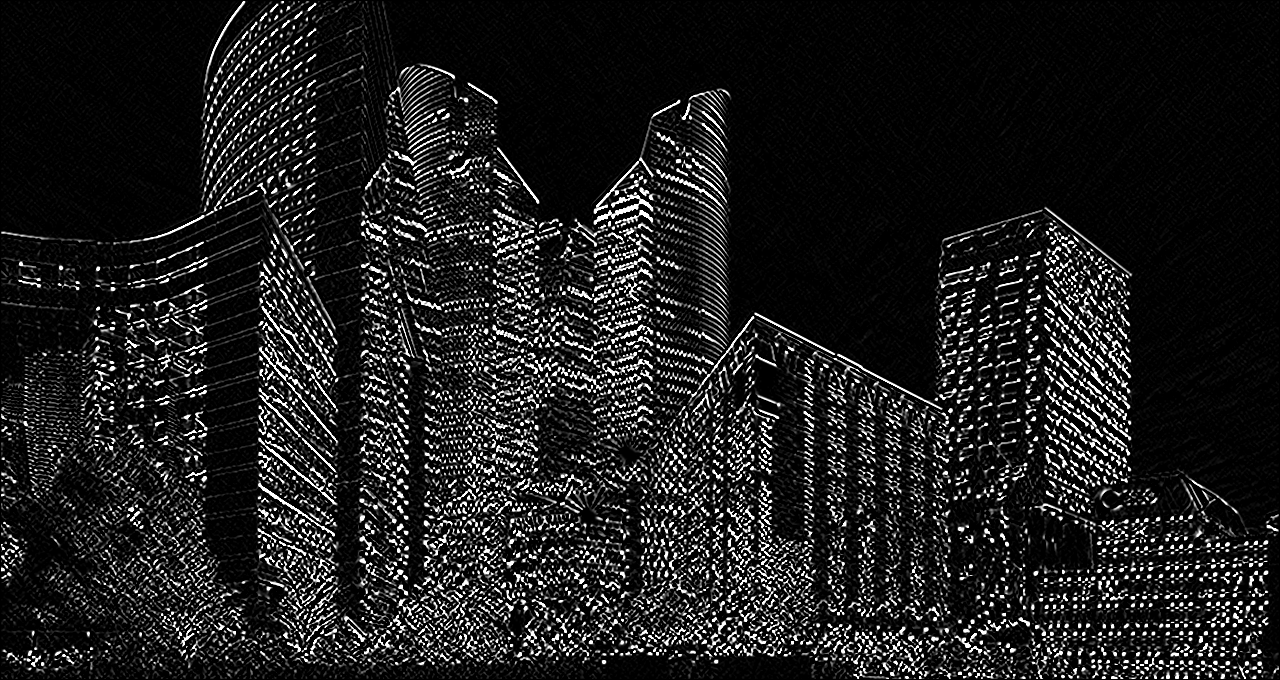
#> input picture data/act_1/building_sobel/building_sobel_1.png, 1280 x 680 px, given in place of the camera
$ python act_3.py
#> lines starting #> are read from the running program, lines starting #| are printed output that depends on the picture; after the words box and inside, x2 and y2 are one past the last pixel; in counts of white or black regions, pixels touching at a corner belong together
#> further down, frame is the input picture: shape (680, 1280, 3); min 0, max 255, mean 30.1
import cv2 as cv
import numpy as np


# [45 lines left out: functions detect_shapes, detect_lines, not called in this run]


def get_contours(frame):
    frame_gray = cv.cvtColor(frame, cv.COLOR_BGR2GRAY)
    canny_edges = get_canny_edges(frame_gray)

    contours, hierarchy = cv.findContours(
        image=canny_edges, mode=cv.RETR_TREE, method=cv.CHAIN_APPROX_NONE
    )

    edges = np.zeros(frame.shape, dtype="uint8")
    cv.drawContours(
        image=edges,
        contours=contours,
        contourIdx=-1,
        color=(0, 255, 0),
        thickness=2,
        lineType=cv.LINE_AA,
    )

    frame_gray_copy = frame_gray.copy()
    frame_gray_copy = cv.cvtColor(frame_gray_copy, cv.COLOR_GRAY2BGR)

    return cv.addWeighted(frame_gray_copy, 0.5, edges, 1.0, 0.0)


# [36 lines left out: function get_blobs, not called in this run]


def get_canny_edges(frame):
    frame_gaussian = cv.GaussianBlur(frame, (5, 5), 0)
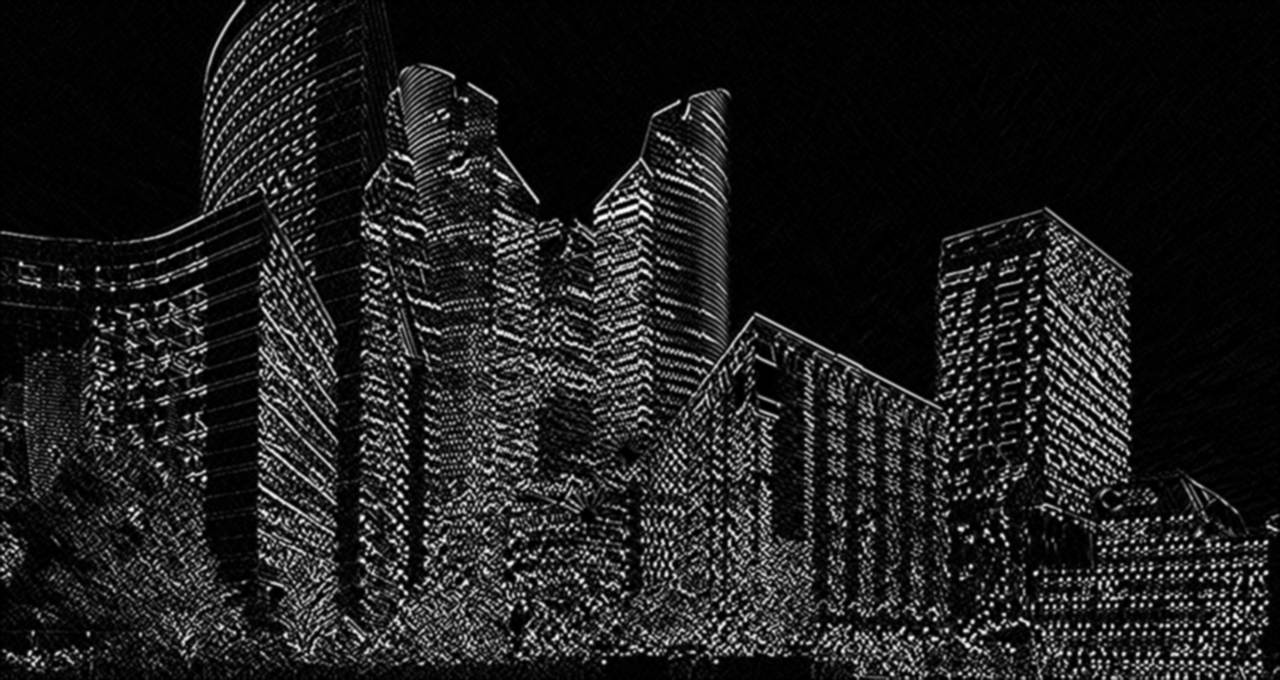
#> frame_gaussian: shape (680, 1280); min 0, max 254, mean 30.1
    frame_canny = cv.Canny(frame_gaussian, threshold1=100, threshold2=200)
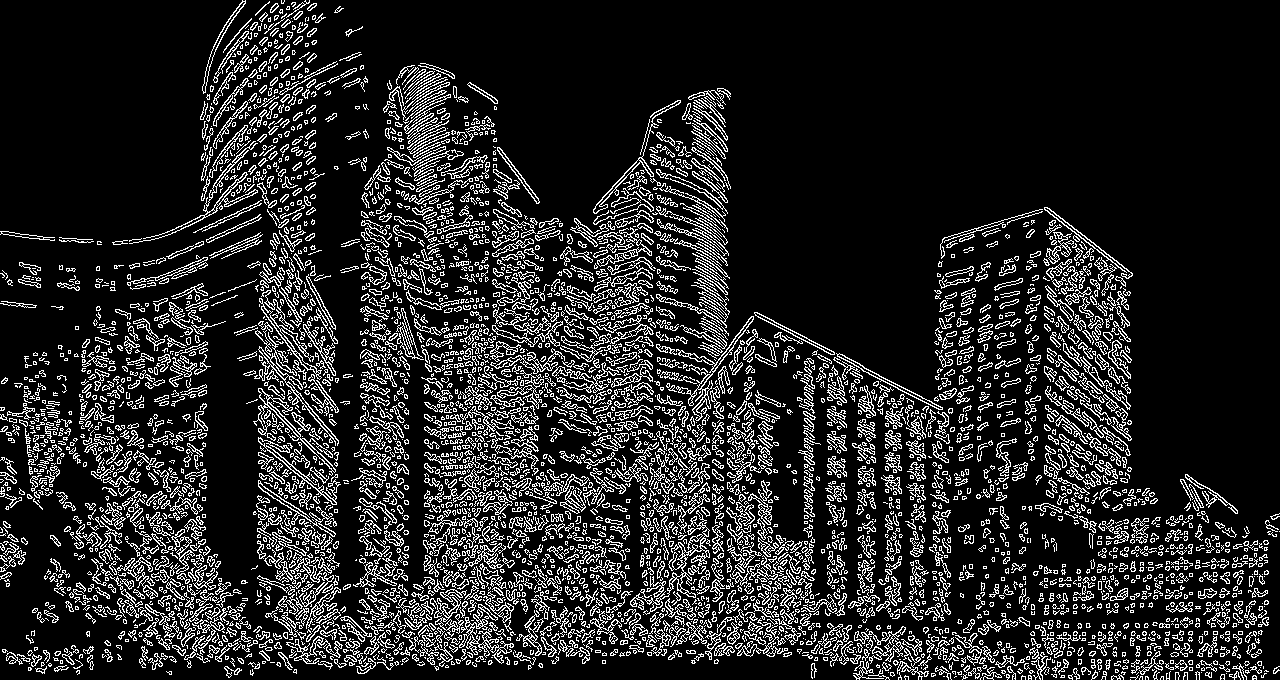
#> frame_canny: shape (680, 1280); 14.9% white in thin lines or dots
    return frame_canny


if __name__ == "__main__":

    vid = cv.VideoCapture(0)

    detector = cv.SimpleBlobDetector_create()

    while True:

        ret, frame = vid.read()
        cv.imshow("frame", frame)

        cv.imshow("contours", get_contours(frame))
#> in get_contours, `contours, hierarchy = cv.findContours( image=canny_edges, mode=cv.RETR..`: contours = 9595 contours, 7647 with area under 20; largest, box (x1, y1, x2, y2) and area: (630, 510, 710, 615) 771, (253, 388, 336, 476) 736, (676, 316, 754, 421) 674, (254, 330, 339, 446) 600, (129, 141, 258, 244) 542
#> (the run stopped early here; a loop or call above may not have finished)

$ run again, on data/act_1/building_sobel/building_sobel_2.png
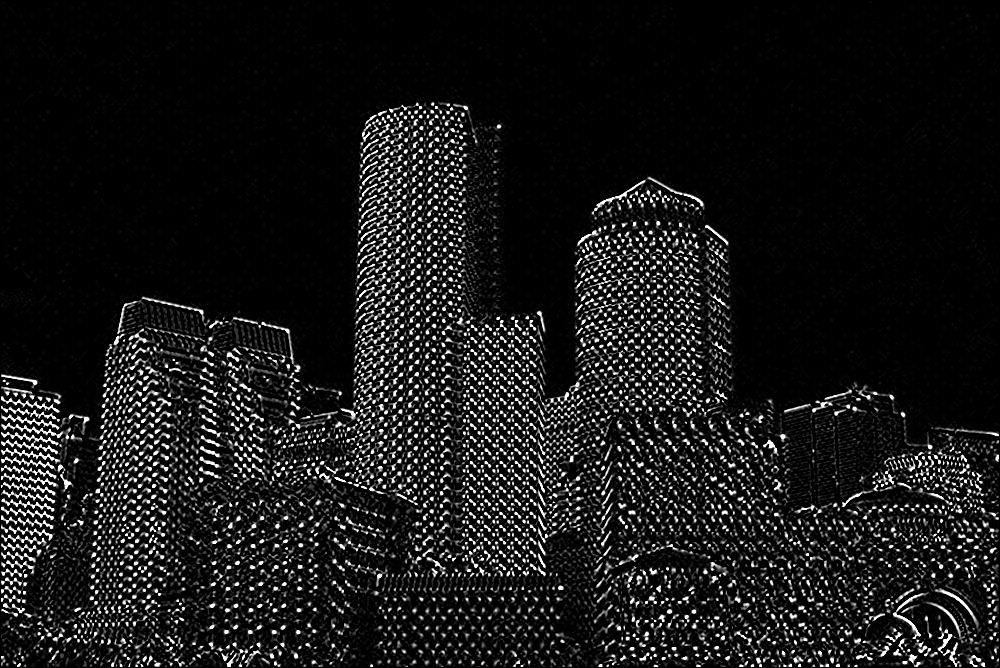
#> input picture data/act_1/building_sobel/building_sobel_2.png, 1000 x 668 px, given in place of the camera
#> frame is the input picture: shape (668, 1000, 3); min 0, max 255, mean 23.9
#> in get_canny_edges, `frame_gaussian = cv.GaussianBlur(frame, (5, 5), 0)`:
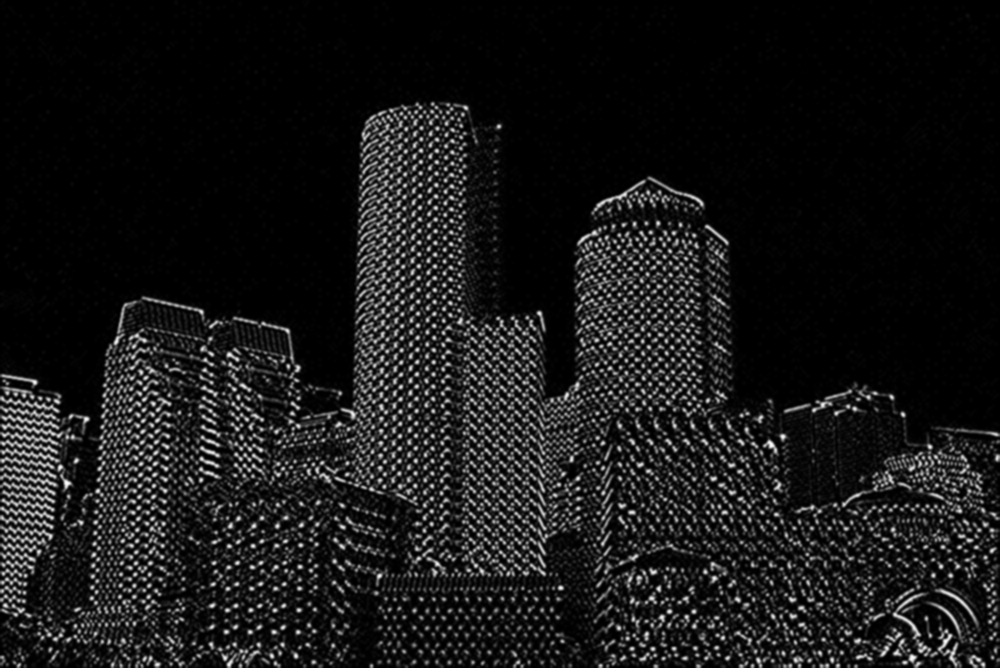
#> frame_gaussian: shape (668, 1000); min 0, max 252, mean 24
#> in get_canny_edges, `frame_canny = cv.Canny(frame_gaussian, threshold1=100, threshold2=200)`:
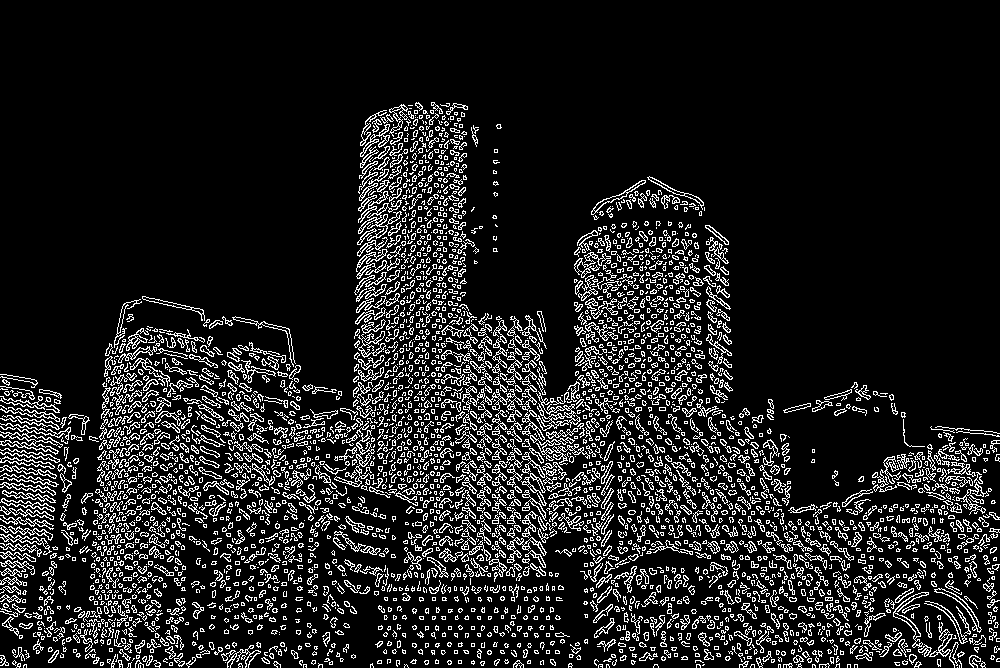
#> frame_canny: shape (668, 1000); 12.3% white in thin lines or dots, all inside (x1, y1, x2, y2) = (0, 102, 1000, 668)
#> contours = 7854 contours, 6755 with area under 20; largest, box (x1, y1, x2, y2) and area: (536, 391, 581, 431) 470, (358, 191, 402, 241) 416, (0, 423, 71, 455) 376, (530, 435, 590, 465) 320, (334, 421, 375, 487) 270

$ run again, on data/act_1/building_sobel/building_sobel_3.png
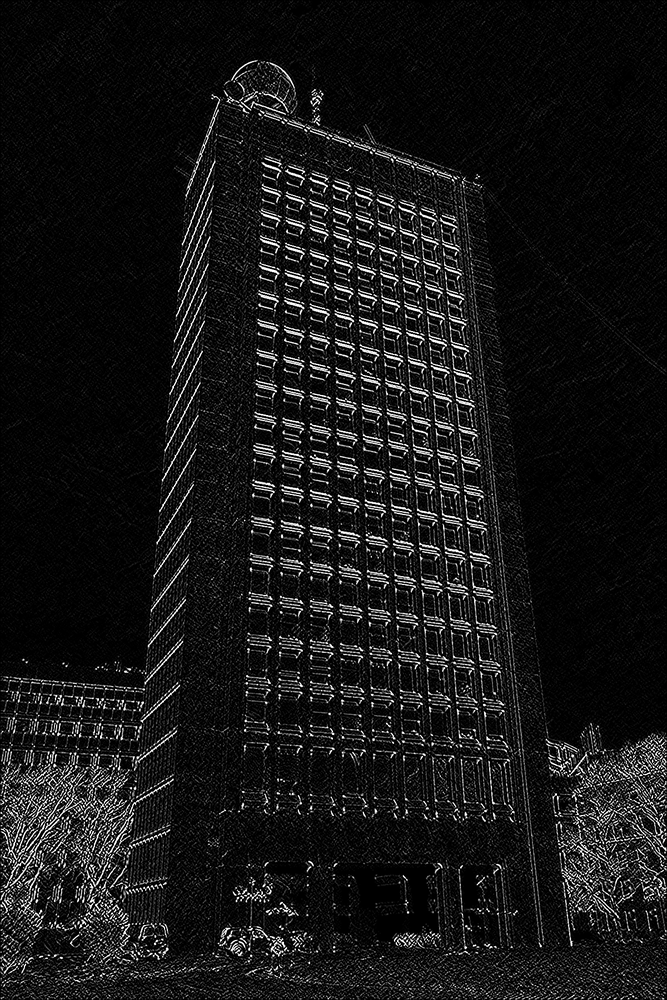
#> input picture data/act_1/building_sobel/building_sobel_3.png, 667 x 1000 px, shrunk from 1200 x 1800 before the run, given in place of the camera
#> frame is the input picture: shape (1000, 667, 3); min 0, max 255, mean 23.3
#> in get_canny_edges, `frame_canny = cv.Canny(frame_gaussian, threshold1=100, threshold2=200)`:
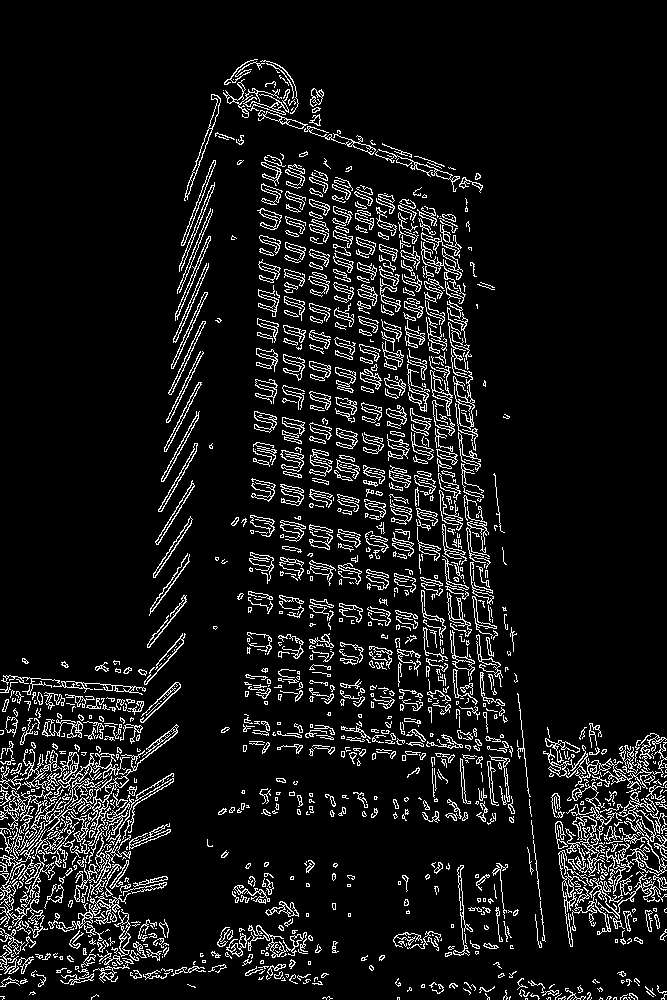
#> frame_canny: shape (1000, 667); 8.6% white in thin lines or dots
#> contours = 2395 contours, 1776 with area under 20; largest, box (x1, y1, x2, y2) and area: (0, 724, 179, 938) 2512, (74, 773, 174, 903) 799, (565, 782, 667, 877) 796, (543, 745, 661, 790) 704, (558, 850, 667, 947) 608

$ run again, on data/act_1/building_sobel/building_sobel_4.png
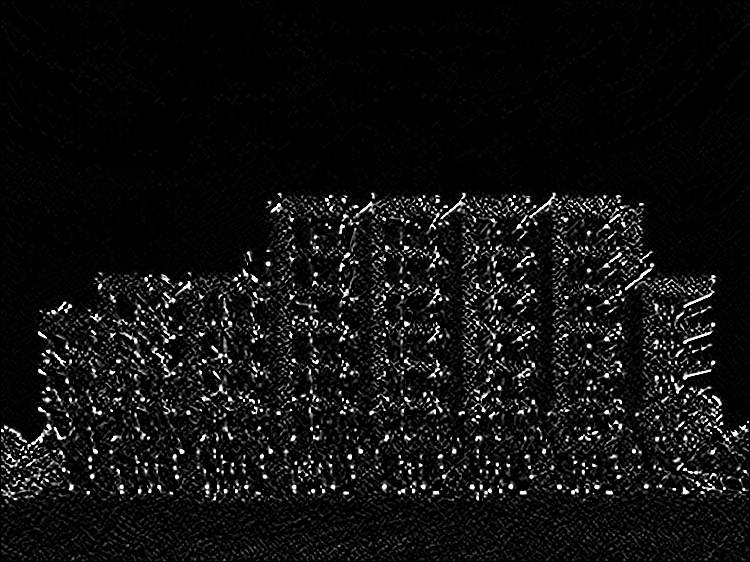
#> input picture data/act_1/building_sobel/building_sobel_4.png, 750 x 562 px, given in place of the camera
#> frame is the input picture: shape (562, 750, 3); min 0, max 255, mean 16.3
#> in get_canny_edges, `frame_gaussian = cv.GaussianBlur(frame, (5, 5), 0)`:
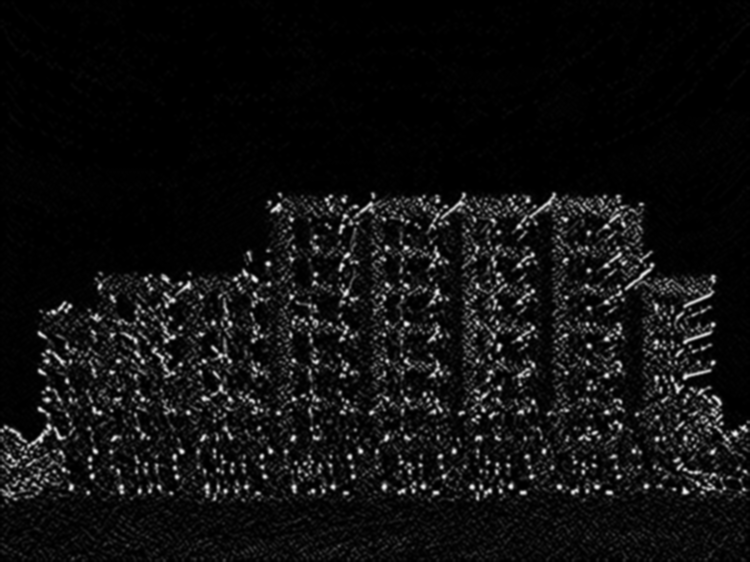
#> frame_gaussian: shape (562, 750); min 0, max 248, mean 16.3
#> in get_canny_edges, `frame_canny = cv.Canny(frame_gaussian, threshold1=100, threshold2=200)`:
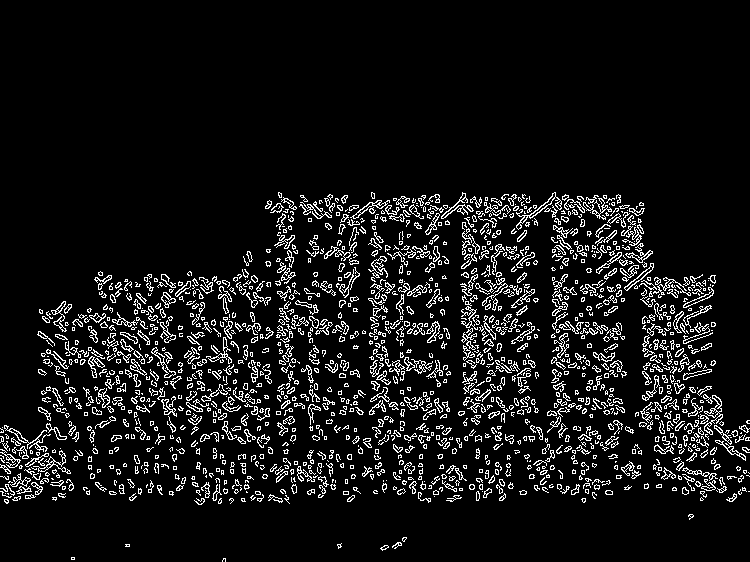
#> frame_canny: shape (562, 750); 8.5% white in thin lines or dots, all inside (x1, y1, x2, y2) = (0, 192, 750, 562)
#> contours = 3136 contours, 2605 with area under 20; largest, box (x1, y1, x2, y2) and area: (516, 192, 562, 230) 215, (704, 395, 723, 435) 198, (151, 347, 176, 378) 151, (350, 200, 390, 219) 142, (33, 450, 71, 474) 140
